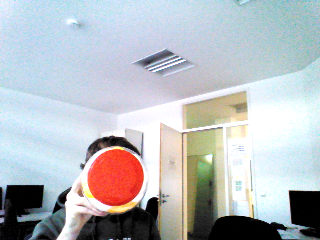
#> input picture images/image.png, 320 x 240 px
$ python -i nao_extract_target.py   (imports and definitions only)
#> lines starting #> are read from the running program, lines starting #| are printed output that depends on the picture; after the words box and inside, x2 and y2 are one past the last pixel; in counts of white or black regions, pixels touching at a corner belong together
#> further down, picture is the input picture: shape (240, 320, 3); mean B, G, R 191.4, 187.3, 182.8
'''This file contains necessary functions for ROI extraction, image processing, circle detection and triangulation.
They are kept in another file to allow readability in the main script. Only those functions are chosen, which does not depend on self of the class and whose
byproducts are not necessary.'''

import cv2
import numpy as np

camera_matrix_top = np.array([[551.543059, 0, 327.382898],
                                       [0, 553.736023, 225.026380],
                                       [0, 0, 1]], dtype=np.float32)

# [43 lines left out: functions extract_target, hough_circles, not called in this run]

def hsv_process(image, color='red'):
    """Process the images either for red colour extraction or for the mean/cam shift algorithms.

    Args:
        image: The image which needs to be processed.
        target_redcircle: The boolean variable determines the masking algorithm. if True, then the red color is extracted if False, then low satured pixels are masked.
    Return:
        hsv_image: Image converted to hsv.
        mask: The mask.
        s_hist: Histogram of the image given the mask."""
#> called with color = 'red'

    hsv_image = cv2.cvtColor(image, cv2.COLOR_BGR2HSV)
#> hsv_image: shape (240, 320, 3); mean H, S, V 78.7, 39.4, 203.6

    if color == 'red':
        # Mask the red colors
        mask1 = cv2.inRange(hsv_image, (170, 190, 190), (179, 255, 255))
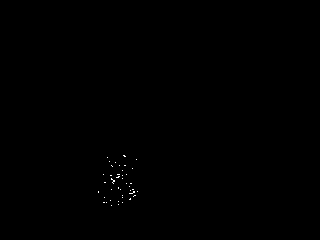
#> mask1: shape (240, 320); 0.1% white in thin lines or dots, all inside (x1, y1, x2, y2) = (98, 155, 138, 206)
        mask2 = cv2.inRange(hsv_image, (0, 190, 190), (15, 255, 255))
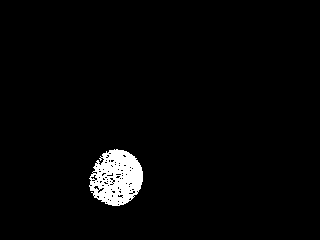
#> mask2: shape (240, 320); 2.7% white; 1 white region, box (x1, y1, x2, y2) and area: (89, 149, 143, 206) 2092
        mask = cv2.bitwise_or(mask1, mask2)
#> mask: shape (240, 320); 2.8% white; 1 white region, box (x1, y1, x2, y2) and area: (89, 149, 143, 206) 2171
        # cv2.imshow('Masked Image R', mask)
        # cv2.waitKey(2)
    elif color == 'green':
        # Mask the low saturated and low valued pixels with threshold
        mask = cv2.inRange(hsv_image, (35, 50, 50), (80, 255, 255))
        # cv2.imshow('Masked Image G', mask)
        # cv2.waitKey(2)

    return hsv_image, mask

# [17 lines left out: function triangulate, not called in this run]

>>> import cv2
>>> picture = cv2.imread('../images/image.png')
>>> result = hsv_process(picture)
